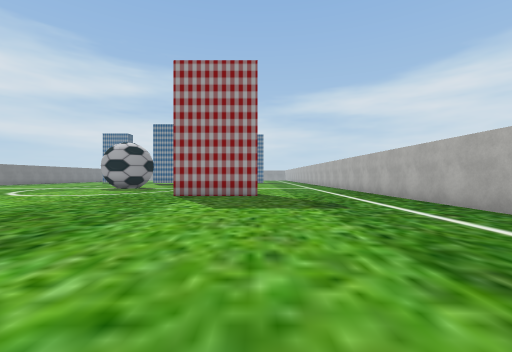
[1] (above)

21 first-person views from a walk through a Unity game level. The camera is 1.3 m above the floor, looks level and sees 90° across. The floor is counted in squares, 2 m on a side. Each view is taken from the middle of a square. On the plan, view 1 faces up. The plan holds only what a view shows up to about 9 squares ahead; the rest is blank. The place goes on beyond the plan. Some surface patterns are stand-ins.

[2]
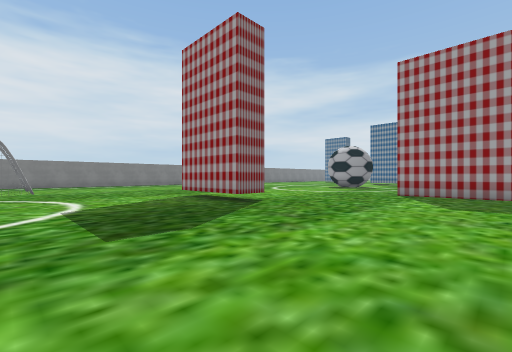

[3]
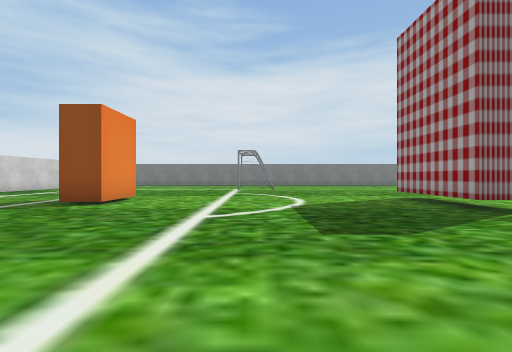

[4]
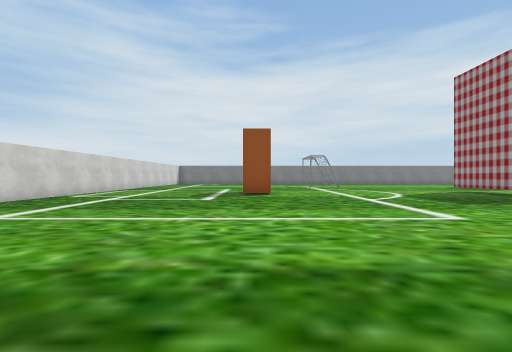

[5]
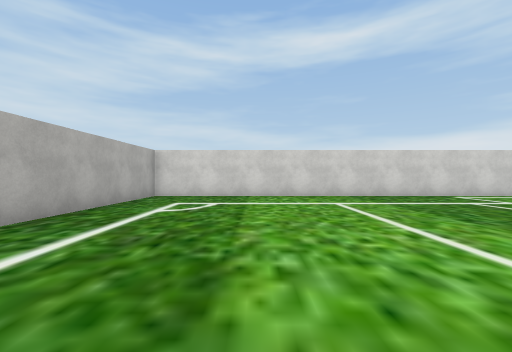

[6]
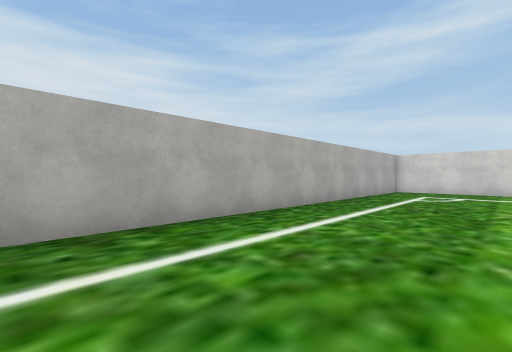

[7]
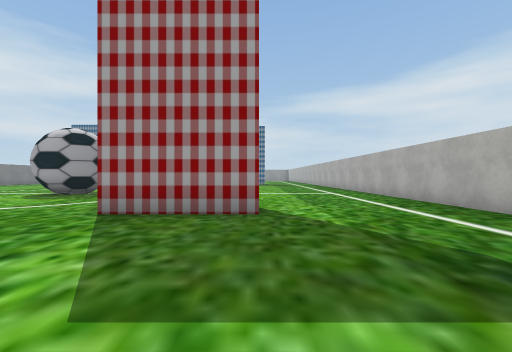

[8]
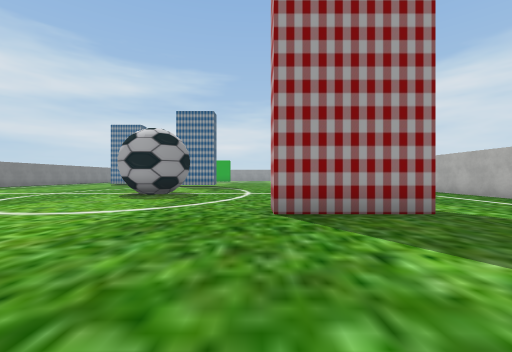

[9]
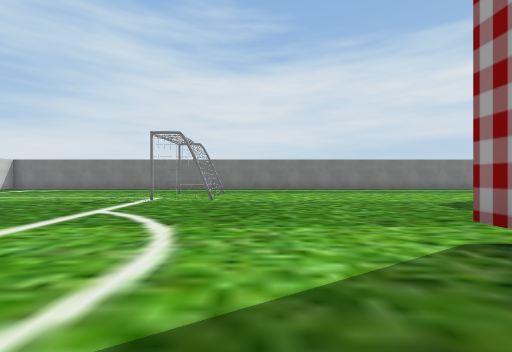

[10]
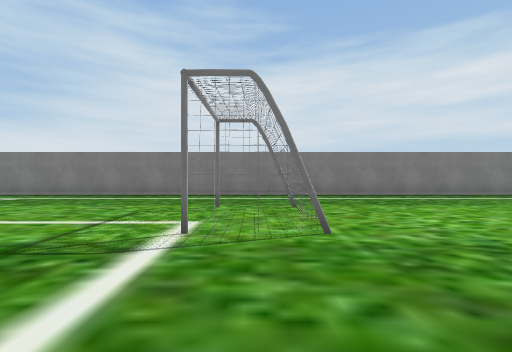

[11]
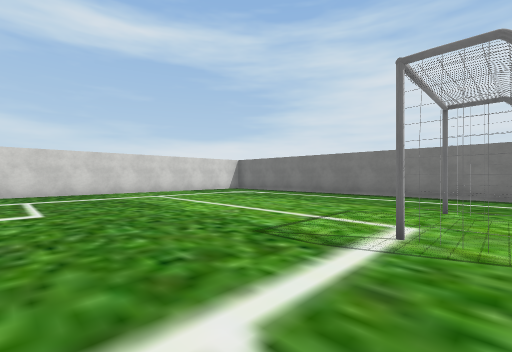

[12]
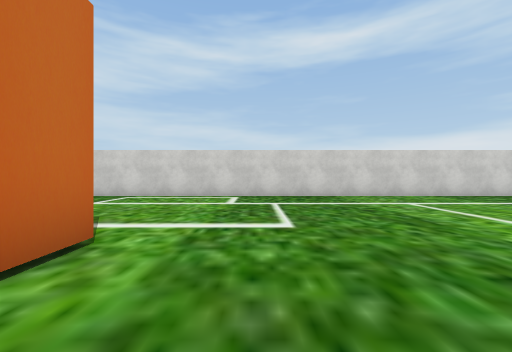

[13]
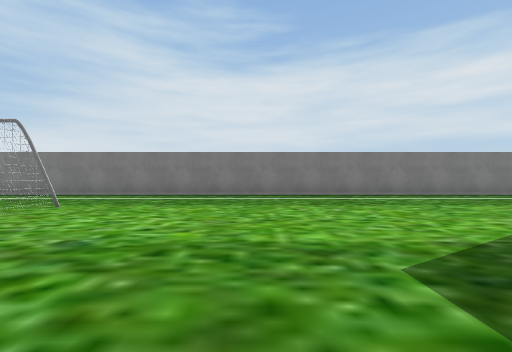

[14]
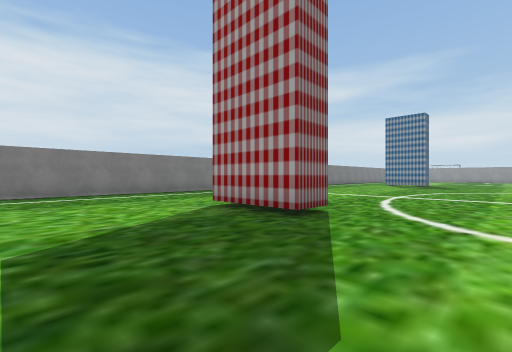

[15]
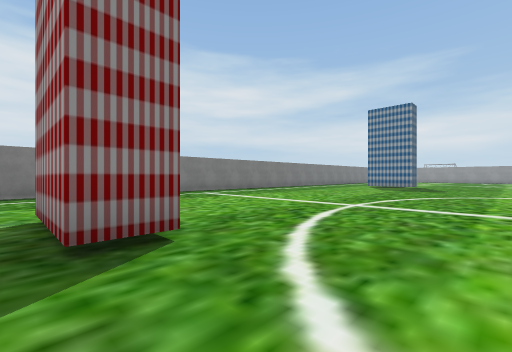

[16]
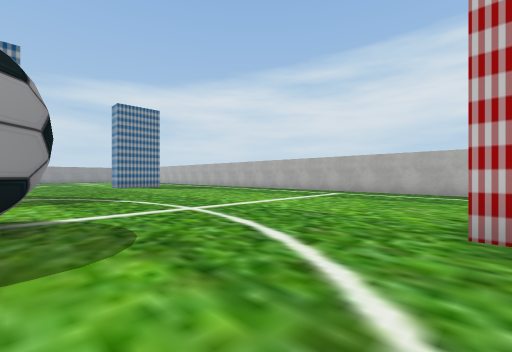

[17]
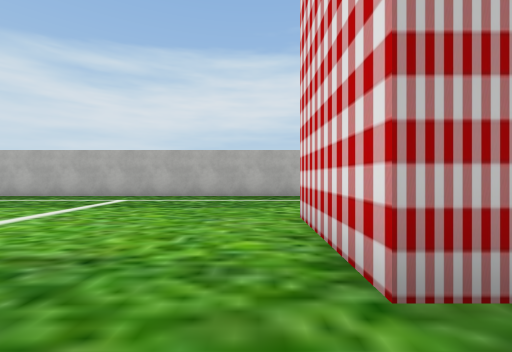

[18]
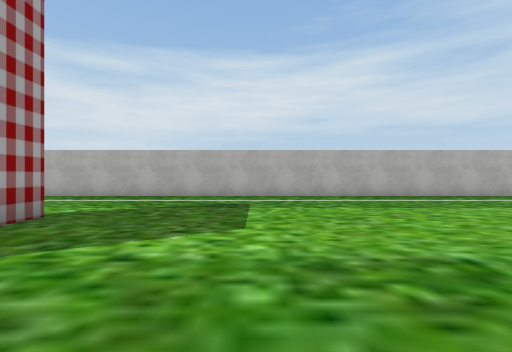

[19]
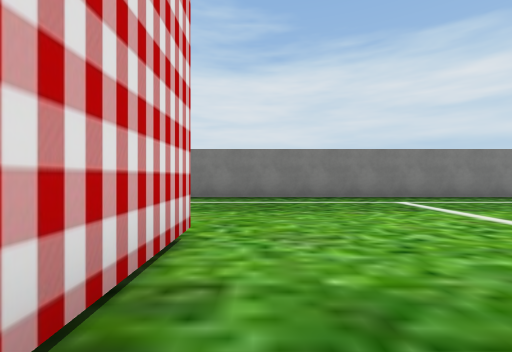

[20]
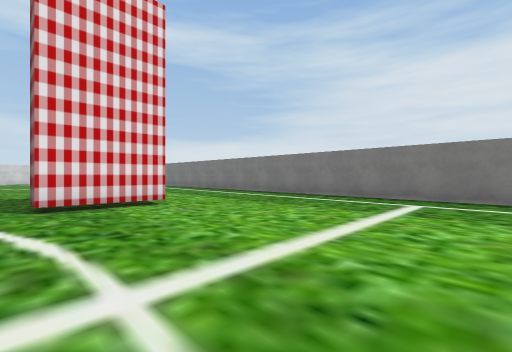

[21]
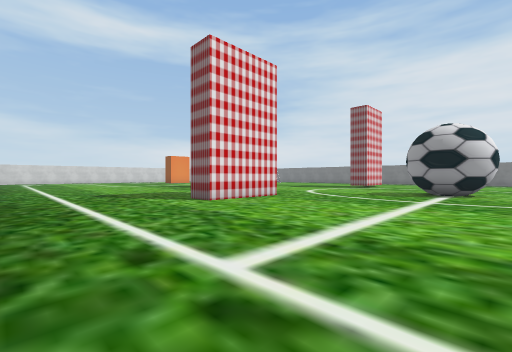

### Floor plan
Points are (right, up) in squares from view 1. A wall is a line through its corners. A room is listed if a view was taken in it or the views show most of it. See-through windows are left out.
Room 1 (views 1, 2, 3, 4, 5, 6, 7, 8, 9, 10, 11, 12, 13, 14, 15, 16, 17, 18, 19, 20, 21)
walls: (-4.8, 4.1) (-4.8, 3.2) (-7.6, 3.2); (-7.4, -5.5) (-7.4, -4.5) (-5.8, -4.5) (-5.8, -5.5); (-2.7, 8.4) (-2.7, 9.3) (0, 9.3) (0, 8.4) (-2.7, 8.4); (-12.8, 9.3) (-10.4, 9.3) (-10.4, 8.4) (-12.8, 8.4); (-6.4, 12.4) (-6.8, 12.4) (-7.2, 12.4) (-7.7, 12.9); (-6.1, 12.6) (-6.6, 12.3); (-6, 14.4) (-5.7, 14.1) (-5.5, 13.2) (-5.7, 13) (-6.2, 12.5); (-6.5, 14.6) (-5.9, 14.3) (-5.6, 13.7) (-5.7, 13); (-17.4, -11.3) (4.3, -11.3) (4.3, 15.5); (-17.9, 15.5) (-18, -10)
low walls: (-6.3, 12.6) (-6.8, 12.5)
objects: other object (-14, -1) to (-12, 0)

Positions as (right, up) in squares from view 1, and headings:
1: (0, 0), facing up
2: (0, -1), facing up-left
3: (0, -1), facing left
4: (3, -5), facing left
5: (1, -3), facing down
6: (1, 0), facing down-right
7: (0, 4), facing up
8: (-3, 4), facing up
9: (-5, 1), facing left
10: (-9, -1), facing left
11: (-9, -1), facing down-left
12: (-9, -3), facing down
13: (-9, 4), facing left
14: (-8, 5), facing up-left
15: (-8, 8), facing up-left
16: (-6, 9), facing up-right
17: (-4, 10), facing right
18: (-4, 5), facing right
19: (-10, 10), facing left
20: (-10, 15), facing down-left
21: (4, 15), facing down-left
